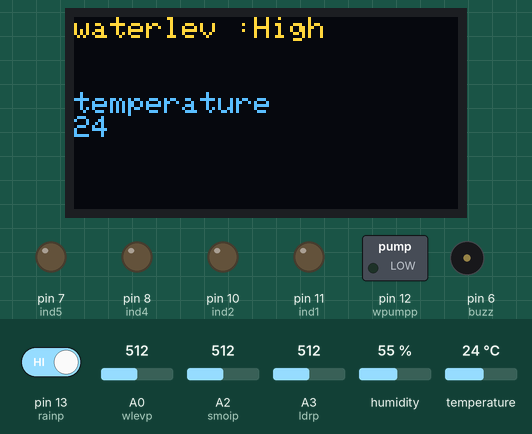
A sketch run on a simulated Arduino Uno, built with avr-gcc and run on an emulated ATmega328P. On the bench: 128×64 one-colour display, switched loads named in the sketch (green lamp = pin HIGH), output pins drawn as LEDs (lit = HIGH), buzzer (waves = sounding, pin HIGH). The test bench sets the inputs (shaded band); at power-on: A0 (wlevp) = 512, pin 13 (rainp) HIGH, humidity 55 %, A2 (smoip) = 512, A3 (ldrp) = 512, temperature 24 °C. The OLED is the two-colour kind (top 16 rows yellow); what the sketch prints to the serial monitor is not drawn.

Above: at 1.7 s.
1.8 s: A0 (wlevp) set to 314
8.5 s: A0 (wlevp) set to 293
At 16.4 s:
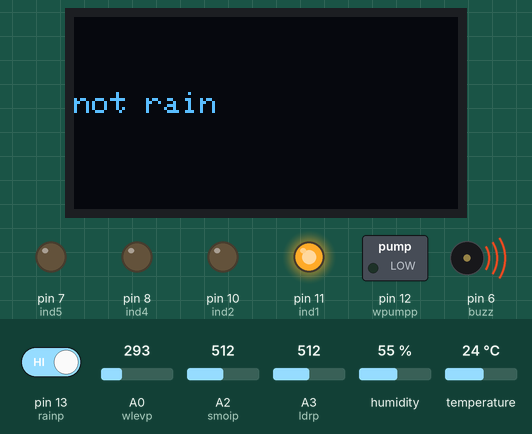
18.0 s: pin 13 (rainp) driven LOW
At 24.4 s:
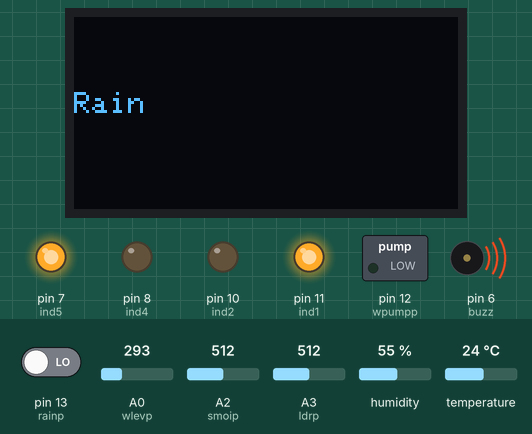
25.3 s: A0 (wlevp) set to 74
32.6 s: A0 (wlevp) set to 64
At 35.0 s:
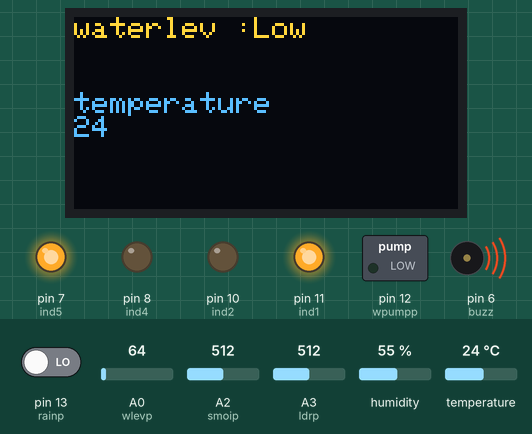
39.8 s: humidity set to 32 %
At 44.1 s:
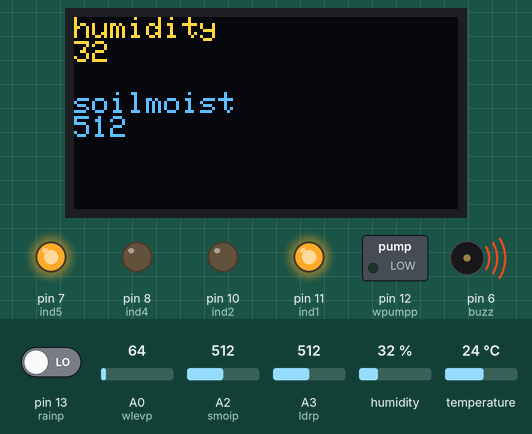
45.0 s: humidity set to 29 %
At 50.5 s:
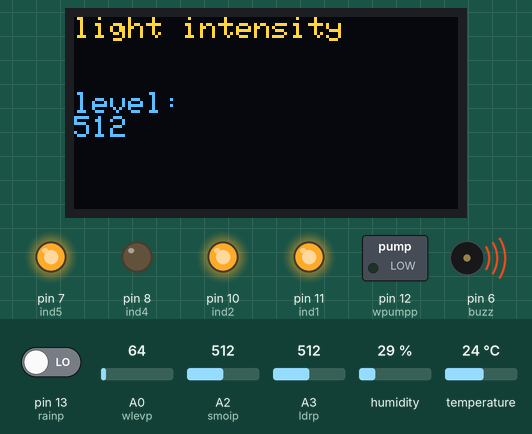
Timing chart, 0 to 52.0 s (numbered marks = the images above; inputs shaded):
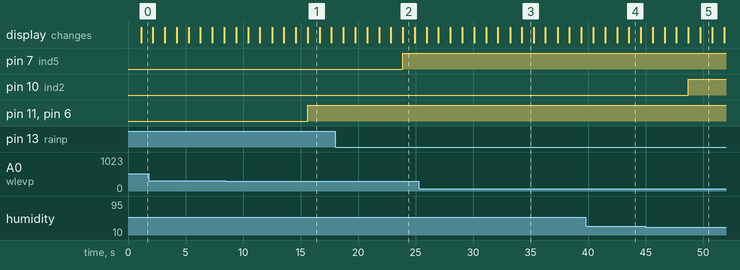

The sketch:

SMART_GREEN_HOUSE.ino
```cpp
#include<DHT.h>
#include <Wire.h>
#include <Adafruit_GFX.h>
#include <Adafruit_SSD1306.h>

#define wlevp A0
#define dhtp A1
#define DHTTYPE DHT11
#define smoip A2
#define ldrp A3
#define rainp 13
// #define   turbidiyty  A5
#define wpumpp 12                    // water pump with relay
#define ind1    11                   //water level
#define ind2     10                     //temperature , moisture , humidity
//#define ind3    9                      // turbidity
#define ind4   8                      // ldr
#define ind5    7                     //rain
#define buzz   6
#define SCREEN_WIDTH 128
#define SCREEN_HEIGHT 64

Adafruit_SSD1306 lcd(SCREEN_WIDTH, SCREEN_HEIGHT, &Wire, -1);


DHT dht(dhtp,DHTTYPE);
void setup()
{
  Serial.begin(9600);
  dht.begin();
    lcd.begin(SSD1306_SWITCHCAPVCC, 0x3C);

    lcd.clearDisplay();

    lcd.setTextSize(1.8);
    lcd.setTextColor(SSD1306_WHITE);
    lcd.display();
    pinMode(wlevp,INPUT);
    pinMode(dhtp,INPUT);
    pinMode(smoip,INPUT);
    pinMode(ldrp,INPUT);
    pinMode(rainp,INPUT);
    pinMode(wpumpp,OUTPUT);
    pinMode(ind1,OUTPUT);
    pinMode(ind2,OUTPUT);
    pinMode(ind4,OUTPUT);
    pinMode(ind5,OUTPUT);
    pinMode(buzz,OUTPUT);
}


void loop()
{
  int wlev,tem,hum,smoi,rain,ldr,buz;
  wlev = analogRead(wlevp);
  tem = dht.readTemperature();
  hum = dht.readHumidity();
  smoi = analogRead(smoip);
  rain = digitalRead(rainp);
  ldr = analogRead(ldrp);
  buz=0;
  lcd.display();
  lcd.clearDisplay();
  lcd.setCursor(0, 0);
  if(wlev>=70)
  {
    lcd.println("waterlev :High");
  }
  else if (wlev>=500)
  {
     lcd.println("waterlev :Medium");
  }
  else
  {
    lcd.println("waterlev :Low");
  }
  lcd.setCursor(0, 25);
  lcd.println("temperature ");
  lcd.println(tem);
  delay(1000);
  lcd.display();
  lcd.clearDisplay();
  lcd.setCursor(0,0);
  lcd.println("humidity ");
  lcd.println(hum);
  lcd.setCursor(0,25);
  lcd.println("soilmoist");
  lcd.println(smoi);
  delay(1000);
  lcd.display();
  lcd.clearDisplay();
  lcd.setCursor(0,0);

  lcd.setCursor(0,25);
  if(rain==0)
  {
    lcd.println("Rain");
  }
  else
  {
    lcd.println("not rain");
  }
  delay(1000);
  lcd.display();
  lcd.clearDisplay();
  lcd.setCursor(0,0);
  lcd.println("light intensity");
  lcd.setCursor(0,25);
  lcd.println("level:");
  lcd.println(ldr);
  if(smoi<= 30)
  {
    digitalWrite(wpumpp, HIGH);
  }
  else
  {
    digitalWrite(wpumpp, LOW);
  }
  if(wlev<=300)
  {
    digitalWrite(ind1, HIGH);
    buz=1;
  }
  else
  {
    digitalWrite(ind1,LOW);
  }
  if(tem>=52 || smoi<=300 || hum<=30)
  {
    digitalWrite(ind2 , HIGH);
    buz=1;
  }
  else
  {
    digitalWrite(ind2 , LOW);
  }

  if(ldr>=1000)
  {
    digitalWrite(ind4 ,HIGH);
    buz=1;
  }
  else
  {
    digitalWrite(ind4, LOW);
  }
  if(rain==0)
  {
    digitalWrite(ind5, HIGH);
    buz=1;
  }
  else
  {
    digitalWrite(ind5, LOW);
  }
  if(buz==1)
  {
    digitalWrite(buzz, HIGH);
  }
  else
  {
    digitalWrite(buzz , LOW);
  }
  delay(1000);
  //Serial.print("wlev,tem,hum,smoi,rain,ldr");
  Serial.print(wlev);
  Serial.print(",");
  Serial.print(tem);
  Serial.print(",");
  Serial.print(hum);
  Serial.print(",");
  Serial.print(smoi);
  Serial.print(",");
  Serial.print(rain);
  Serial.print(",");
  Serial.print(ldr);
  Serial.print("\n");

}
```

Measured:
- the behaviour switches between 301 and 300 on A0 (wlevp) (found by bisection; images 0 and 1)
- the behaviour switches between 70 and 69 on A0 (wlevp) (found by bisection; images 2 and 3)
- the behaviour switches between 31 and 30 % on humidity (found by bisection; images 4 and 5)
- after the input at 8.5 s, pin 11 (ind1), pin 6 (buzz): LOW → HIGH after 7.1 s
- after the input at 18.0 s, pin 7 (ind5): LOW → HIGH after 5.9 s; the display: first differs from a run without the input after 5.9 s (image 2)
- after the input at 32.6 s, the display: first differs from a run without the input after 1.6 s (image 3)
- after the input at 45.0 s, pin 10 (ind2): LOW → HIGH after 3.7 s
